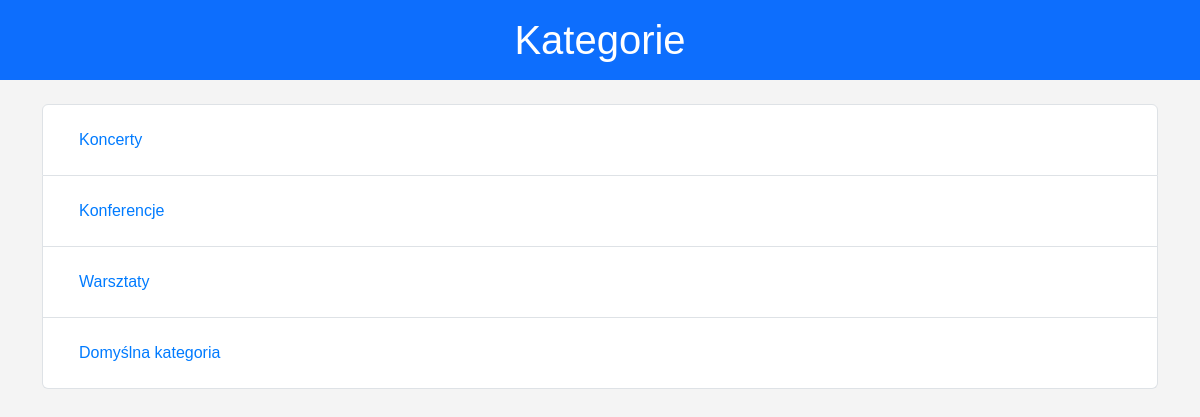
The page /events/categories/ on the database as committed earlier.
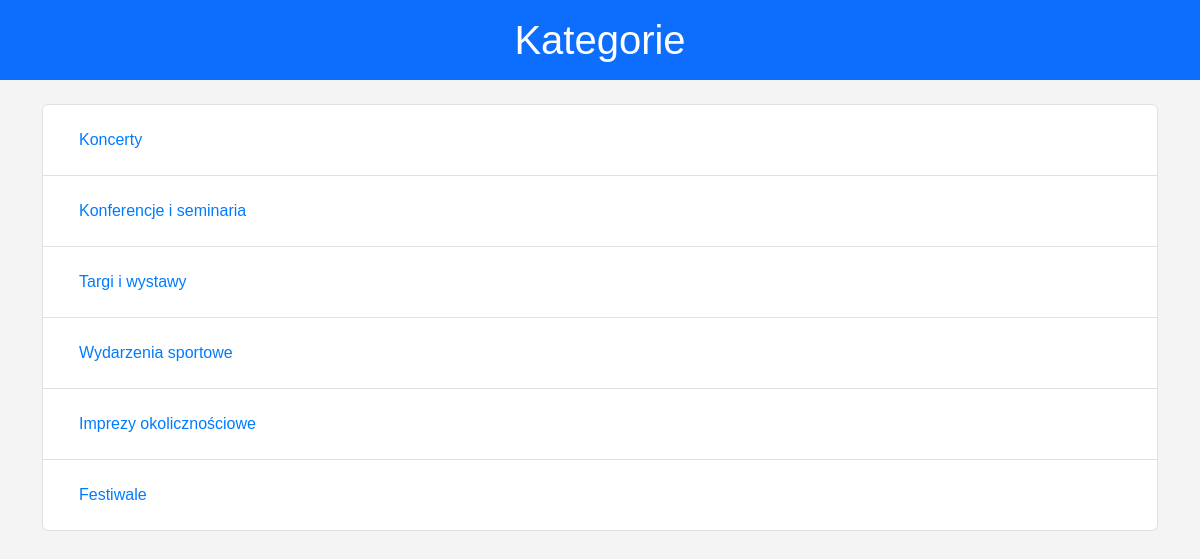
The same page on the database as committed later.
### events/models.py (models this page shows, shortened)
class Category(models.Model):
    name = models.CharField(max_length=100)
    description = models.TextField()

### events/views.py (the view)
# urls.py: path('categories/', views.category_list, name='category_list'),
def category_list(request):
    categories = Category.objects.all()  # Pobieramy wszystkie kategorie
    return render(request, 'events/category_list.html', {'categories': categories})

### events/templates/events/category_list.html (shortened to what this page needs)
<!DOCTYPE html>
<html lang="pl">
<head>
    {% load static %}
    <link href="https://cdn.jsdelivr.net/npm/bootstrap@5.3.0-alpha1/dist/css/bootstrap.min.css" rel="stylesheet">
    <link rel="stylesheet" href="{% static 'css/style.css' %}">
</head>
<body>
    <header class="bg-primary text-white text-center py-3">
        <h1>Kategorie</h1>
    </header>
    <div class="container mt-4">
        <section class="category-list">
            <ul class="list-group">
                {% for category in categories %}
                    <li class="list-group-item">
                        <a href="{% url 'category_detail' category.pk %}">{{ category.name }}</a>
                    </li>
                {% empty %}
                    <li class="list-group-item">Brak kategorii</li>
                {% endfor %}
            </ul>
        </section>
    </div>
</body>
</html>

Rows that differ between the two databases and show on the page:
removed Category: name "Domyślna kategoria"
changed Category: name "Konferencje" → "Konferencje i seminaria"
changed Category: name "Warsztaty" → "Targi i wystawy"
added Category: name "Wydarzenia sportowe"
added Category: name "Imprezy okolicznościowe"
added Category: name "Festiwale"
